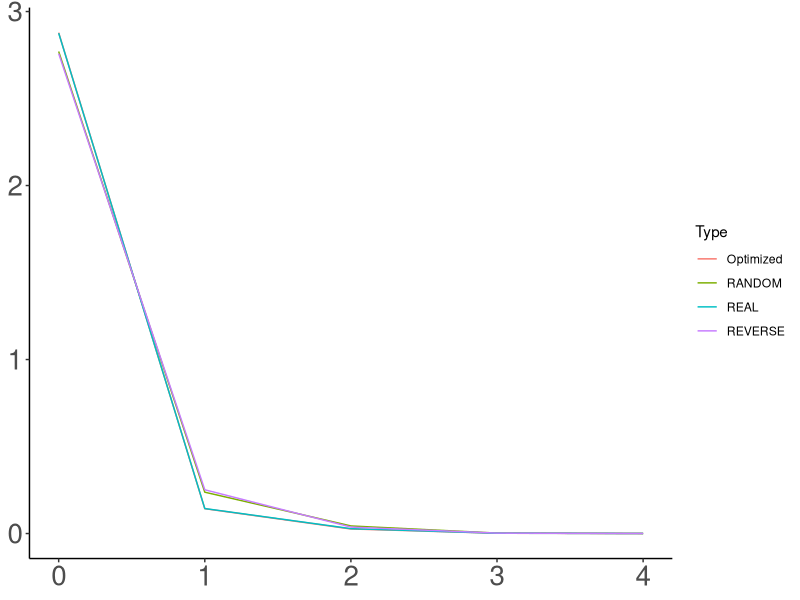
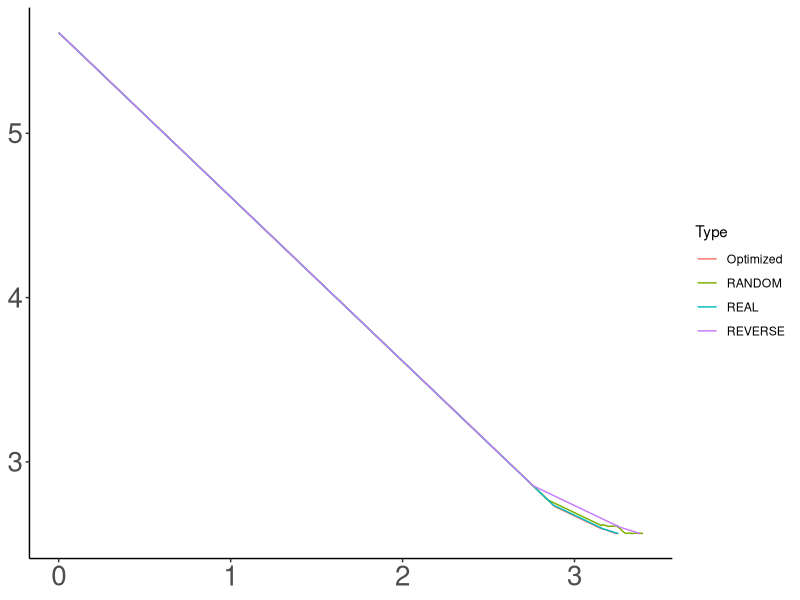
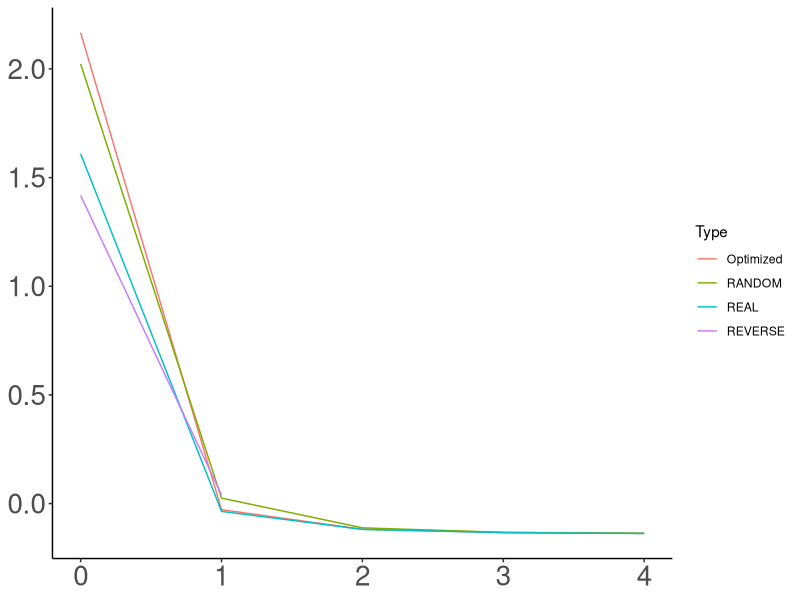
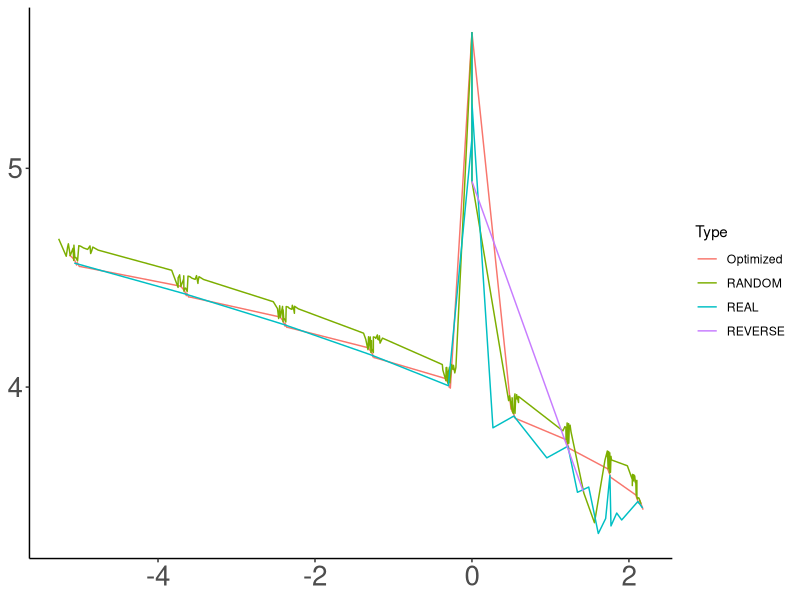
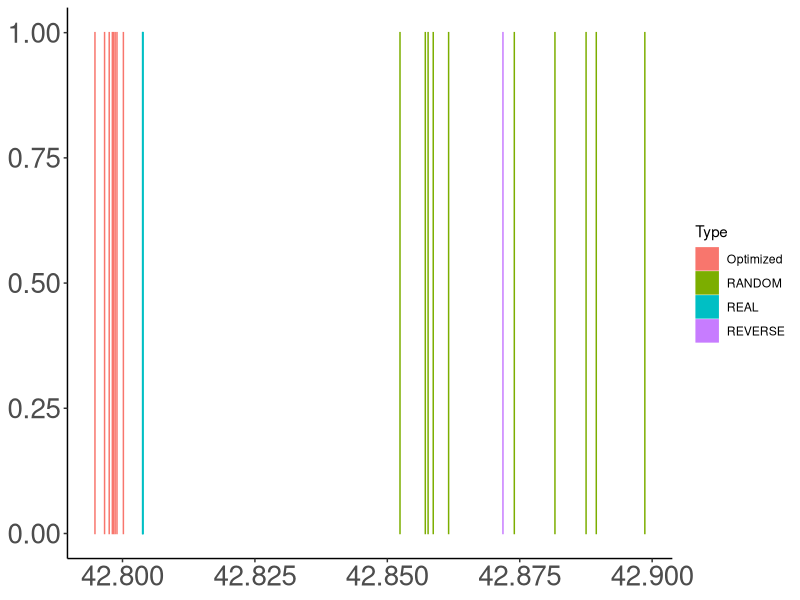
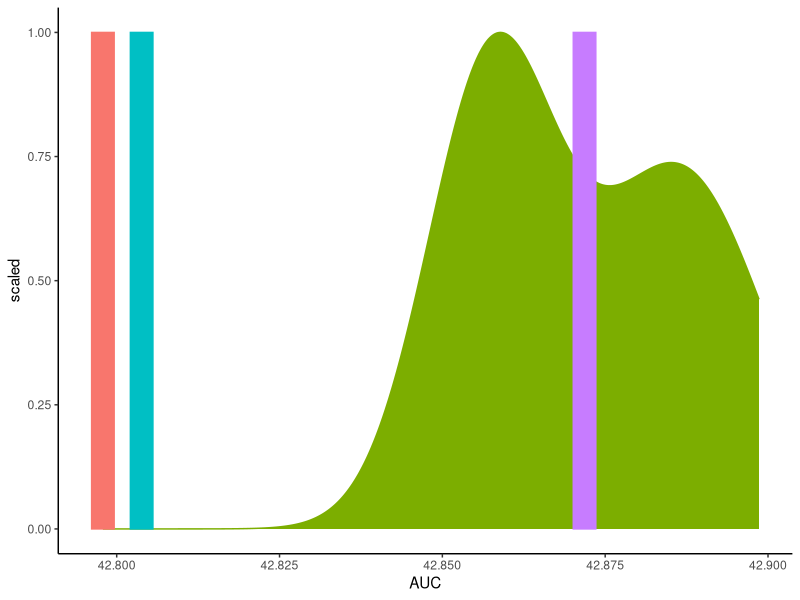
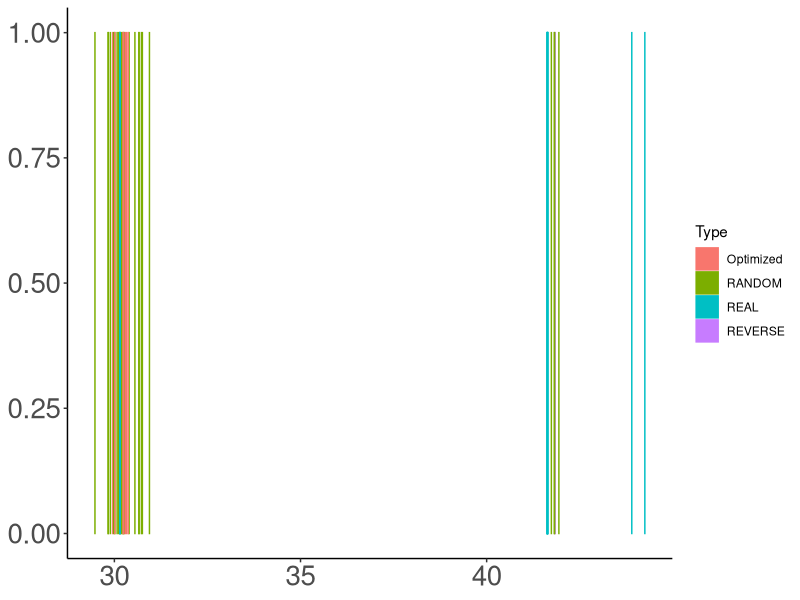
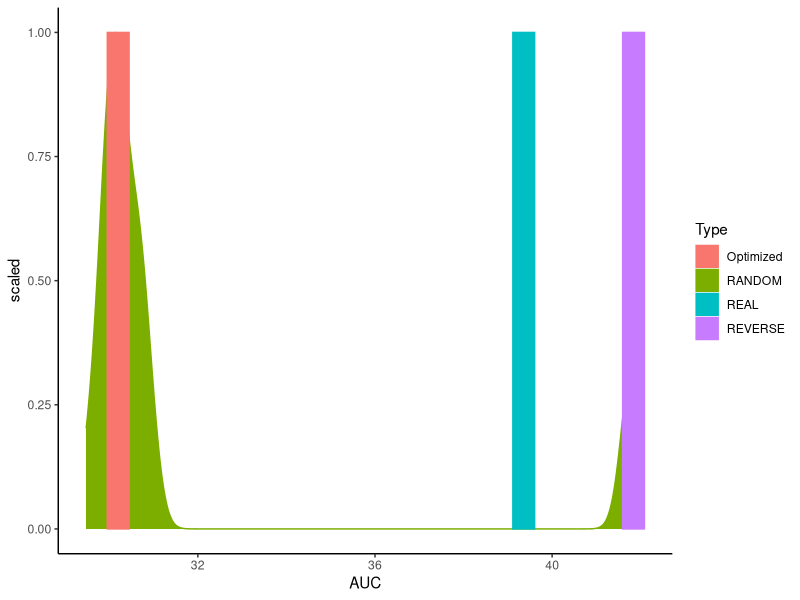

Reproduce these figures in R, in order.
library(tidyr)
library(dplyr)
library(ggplot2)

######################################

data = read.csv("results.tsv", sep="\t")


data = data %>% filter(Script == "forWords_Japanese_RandomOrder_Normalized_FullData.py")


data$Type = ifelse(data$Model %in% c("REAL", "RANDOM", "REVERSE"), as.character(data$Model), "Optimized")

data_ = data %>% group_by(Distance, Type) %>% summarise(MI=median(MI))
data_ = data_ %>% filter(Distance < 5)
plot = ggplot(data_, aes(x=Distance, y=MI, color=Type)) + geom_line() #size=2)
plot = plot + theme_bw()
plot = plot + theme(axis.title.x=element_blank(), axis.title.y=element_blank(), axis.text = element_text(size=20))
plot = plot + theme(panel.grid.major = element_blank(), panel.grid.minor = element_blank(), panel.background = element_blank()) #, legend.position="none")
plot = plot + theme(axis.line = element_line(colour = "black"),
            panel.grid.major = element_blank(),
                panel.grid.minor = element_blank(),
                panel.border = element_blank(),
                    panel.background = element_blank())
ggsave(plot, file=paste("figures/Japanese-suffixes-byMorphemes-it.pdf", sep=""), height=4, width=4)



plot = ggplot(data, aes(x=Memory, y=Surprisal, color=Type)) + geom_line() #size=2)
plot = plot + theme_bw()
plot = plot + theme(axis.title.x=element_blank(), axis.title.y=element_blank(), axis.text = element_text(size=20))
plot = plot + theme(panel.grid.major = element_blank(), panel.grid.minor = element_blank(), panel.background = element_blank()) #, legend.position="none")
plot = plot + theme(axis.line = element_line(colour = "black"),
            panel.grid.major = element_blank(),
                panel.grid.minor = element_blank(),
                panel.border = element_blank(),
                    panel.background = element_blank())
ggsave(plot, file=paste("figures/Japanese-suffixes-byMorphemes-memsurp.pdf", sep=""), height=4, width=4)


######################################

data = read.csv("results.tsv", sep="\t")


data = data %>% filter(Script == "forWords_Japanese_RandomOrder_Normalized_FullData_Heldout.py")


data$Type = ifelse(data$Model %in% c("REAL", "RANDOM", "REVERSE"), as.character(data$Model), "Optimized")

data_ = data %>% group_by(Distance, Type) %>% summarise(MI=median(MI))
data_ = data_ %>% filter(Distance < 5)
plot = ggplot(data_, aes(x=Distance, y=MI, color=Type)) + geom_line() #size=2)
plot = plot + theme_bw()
plot = plot + theme(axis.title.x=element_blank(), axis.title.y=element_blank(), axis.text = element_text(size=20))
plot = plot + theme(panel.grid.major = element_blank(), panel.grid.minor = element_blank(), panel.background = element_blank()) #, legend.position="none")
plot = plot + theme(axis.line = element_line(colour = "black"),
            panel.grid.major = element_blank(),
                panel.grid.minor = element_blank(),
                panel.border = element_blank(),
                    panel.background = element_blank())
ggsave(plot, file=paste("figures/Japanese-suffixes-byMorphemes-it-heldout.pdf", sep=""), height=4, width=4)



plot = ggplot(data, aes(x=Memory, y=Surprisal, color=Type)) + geom_line() #size=2)
plot = plot + theme_bw()
plot = plot + theme(axis.title.x=element_blank(), axis.title.y=element_blank(), axis.text = element_text(size=20))
plot = plot + theme(panel.grid.major = element_blank(), panel.grid.minor = element_blank(), panel.background = element_blank()) #, legend.position="none")
plot = plot + theme(axis.line = element_line(colour = "black"),
            panel.grid.major = element_blank(),
                panel.grid.minor = element_blank(),
                panel.border = element_blank(),
                    panel.background = element_blank())
ggsave(plot, file=paste("figures/Japanese-suffixes-byMorphemes-memsurp-heldout.pdf", sep=""), height=4, width=4)






######################################

data = read.csv("results_auc.tsv", sep="\t")

data = data %>% filter(Script == "forWords_Japanese_RandomOrder_Normalized_FullData.py")


data$Type = ifelse(data$Model %in% c("REAL", "RANDOM", "REVERSE"), as.character(data$Model), "Optimized")

plot = ggplot(data, aes(x=AUC, y=1, color=Type, fill=Type)) + geom_bar(stat="identity") #size=2)
plot = plot + theme_bw()
plot = plot + theme(axis.title.x=element_blank(), axis.title.y=element_blank(), axis.text = element_text(size=20))
plot = plot + theme(panel.grid.major = element_blank(), panel.grid.minor = element_blank(), panel.background = element_blank()) #, legend.position="none")
plot = plot + theme(axis.line = element_line(colour = "black"),
            panel.grid.major = element_blank(),
                panel.grid.minor = element_blank(),
                panel.border = element_blank(),
                    panel.background = element_blank())
ggsave(plot, file=paste("figures/Japanese-suffixes-byMorphemes-auc.pdf", sep=""), height=4, width=4)

barWidth = (max(data$AUC) - min(data$AUC))/30

plot = ggplot(data, aes(x=AUC, fill=Type, color=Type))
plot = plot + theme_classic()
plot = plot + theme(legend.position="none")
plot = plot + geom_density(data= data%>%filter(Type == "RANDOM"), aes(y=..scaled..)) 
plot = plot + geom_bar(data = data %>% filter(!(Type %in% c("RANDOM"))) %>% group_by(Type) %>% summarise(AUC=mean(AUC)) %>% mutate(y=1),  aes(y=y, group=Type), width=barWidth, stat="identity", position = position_dodge())
ggsave(plot, file=paste("figures/Japanese-suffixes-byMorphemes-auc-hist.pdf", sep=""), height=4, width=4)



######################################

data = read.csv("results_auc.tsv", sep="\t")

data = data %>% filter(Script == "forWords_Japanese_RandomOrder_Normalized_FullData_Heldout.py")


data$Type = ifelse(data$Model %in% c("REAL", "RANDOM", "REVERSE"), as.character(data$Model), "Optimized")

plot = ggplot(data, aes(x=AUC, y=1, color=Type, fill=Type)) + geom_bar(stat="identity") #size=2)
plot = plot + theme_bw()
plot = plot + theme(axis.title.x=element_blank(), axis.title.y=element_blank(), axis.text = element_text(size=20))
plot = plot + theme(panel.grid.major = element_blank(), panel.grid.minor = element_blank(), panel.background = element_blank()) #, legend.position="none")
plot = plot + theme(axis.line = element_line(colour = "black"),
            panel.grid.major = element_blank(),
                panel.grid.minor = element_blank(),
                panel.border = element_blank(),
                    panel.background = element_blank())
ggsave(plot, file=paste("figures/Japanese-suffixes-byMorphemes-auc-heldout.pdf", sep=""), height=4, width=4)

barWidth = (max(data$AUC) - min(data$AUC))/30

plot = ggplot(data, aes(x=AUC, fill=Type, color=Type))
plot = plot + theme_classic()
#plot = plot + theme(legend.position="none")
plot = plot + geom_density(data= data%>%filter(Type == "RANDOM"), aes(y=..scaled..)) 
plot = plot + geom_bar(data = data %>% filter(!(Type %in% c("RANDOM"))) %>% group_by(Type) %>% summarise(AUC=mean(AUC)) %>% mutate(y=1),  aes(y=y, group=Type), width=barWidth, stat="identity", position = position_dodge())
ggsave(plot, file=paste("figures/Japanese-suffixes-byMorphemes-auc-hist-heldout.pdf", sep=""), height=4, width=4)



